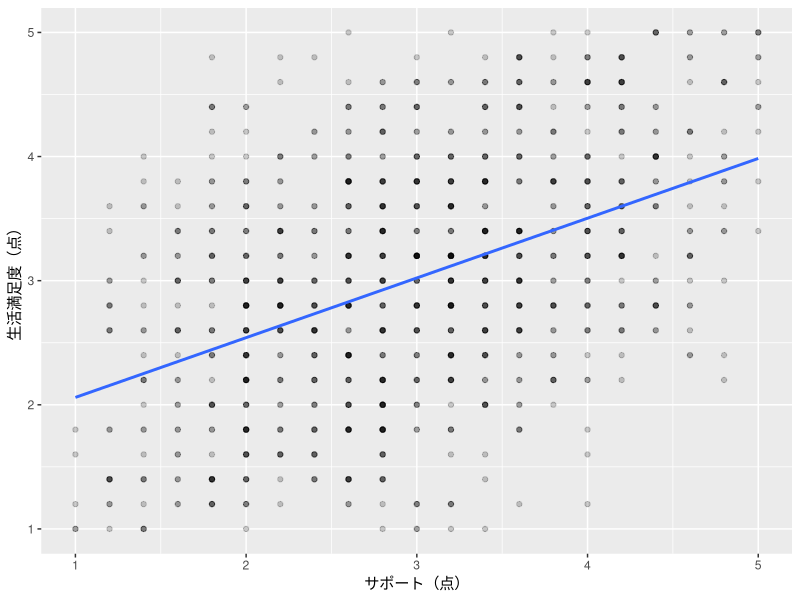
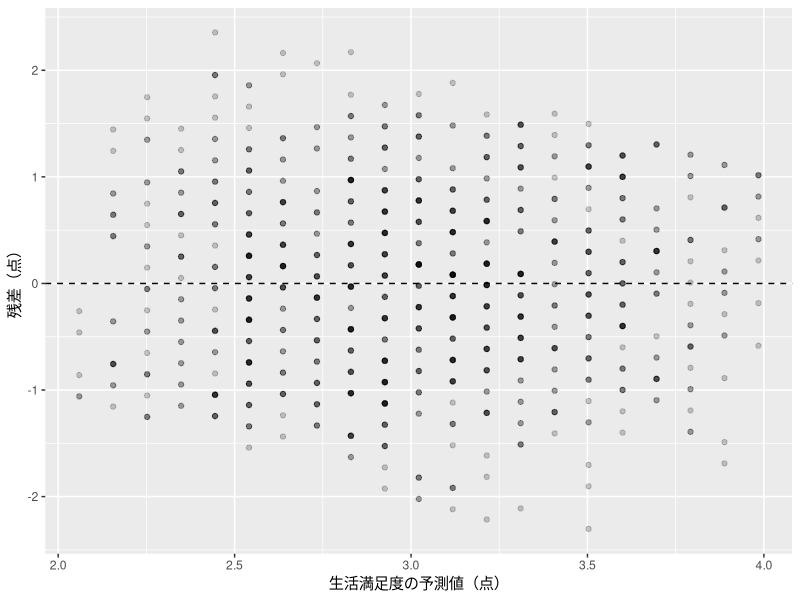
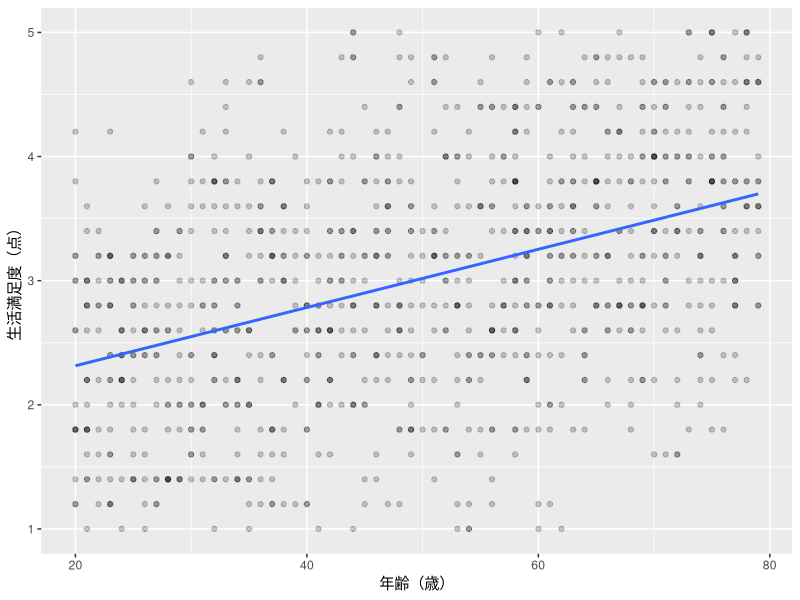

The R script that drew these images, in order:
## ---- chunk 1
#| label: regression-render-read
#| include: false
# 教材の描画には同梱CSVを使います。学生向けのコードは作業フォルダから読み込みます。
survey <- readr::read_csv("../data/mock_survey.csv", show_col_types = FALSE)
## ---- chunk 2
#| label: regression-data-check
dim(survey)
sum(is.na(survey))
## ---- chunk 3
#| label: regression-reverse
survey_scored <- survey |>
  dplyr::mutate(
    support_5_r = 6 - support_5,
    life_satisfaction_5_r = 6 - life_satisfaction_5
  )
## ---- chunk 4
#| label: regression-scores
survey_scored <- survey_scored |>
  dplyr::mutate(
    support_mean = (support_1 + support_2 + support_3 + support_4 + support_5_r) / 5,
    life_satisfaction_mean = (life_satisfaction_1 + life_satisfaction_2 +
      life_satisfaction_3 + life_satisfaction_4 + life_satisfaction_5_r) / 5
  )
## ---- chunk 5
#| label: regression-score-check
survey_scored |>
  dplyr::select(support_mean, life_satisfaction_mean) |>
  summary()
## ---- chunk 6
#| label: regression-fit
model_simple <- lm(life_satisfaction_mean ~ support_mean, data = survey_scored)
## ---- chunk 7
#| label: regression-summary
summary(model_simple)
nobs(model_simple)
## ---- chunk 8
#| label: fig-regression-scatter
#| fig-cap: "サポートと生活満足度。線は単回帰モデルによる予測値です。"
#| fig-alt: "横軸がサポート、縦軸が生活満足度の散布図。両方とも1〜5点で、右上がりの回帰直線の周囲に点が広がっています。"
ggplot2::ggplot(survey_scored,
                ggplot2::aes(x = support_mean, y = life_satisfaction_mean)) +
  ggplot2::geom_point(alpha = 0.2) +
  ggplot2::geom_smooth(method = "lm", formula = y ~ x, se = FALSE) +
  ggplot2::labs(x = "サポート（点）", y = "生活満足度（点）")
## ---- chunk 9
#| label: regression-residual-data
simple_diagnostics <- data.frame(
  fitted = fitted(model_simple),
  residual = residuals(model_simple)
)
## ---- chunk 10
#| label: fig-regression-residuals
#| fig-cap: "単回帰モデルの予測値と残差。水平線は残差0を表します。"
#| fig-alt: "横軸が生活満足度の予測値、縦軸が残差の散布図。残差0の上下に点があり、得点の上下限に対応して点群の外縁が斜めになっています。"
ggplot2::ggplot(simple_diagnostics, ggplot2::aes(x = fitted, y = residual)) +
  ggplot2::geom_point(alpha = 0.2) +
  ggplot2::geom_hline(yintercept = 0, linetype = "dashed") +
  ggplot2::labs(x = "生活満足度の予測値（点）", y = "残差（点）")
## ---- chunk 11
#| label: regression-multiple-fit
model_multiple <- lm(
  life_satisfaction_mean ~ support_mean + age,
  data = survey_scored
)
## ---- chunk 12
#| label: regression-multiple-summary
summary(model_multiple)
nobs(model_multiple)
## ---- chunk 13
#| label: regression-model-comparison
model_comparison <- data.frame(
  model = c("単回帰", "年齢を加えた重回帰"),
  support_coefficient = c(coef(model_simple)["support_mean"],
                          coef(model_multiple)["support_mean"]),
  r_squared = c(summary(model_simple)$r.squared,
                summary(model_multiple)$r.squared),
  n = c(nobs(model_simple), nobs(model_multiple))
)
model_comparison
## ---- chunk 14
#| label: regression-employment-dummy
survey_groups <- survey_scored |>
  dplyr::mutate(
    employed = dplyr::if_else(employment_status == "not_employed", 0L, 1L)
  )
## ---- chunk 15
#| label: regression-two-group-means
survey_groups |>
  dplyr::group_by(employed) |>
  dplyr::summarise(n = dplyr::n(), mean_satisfaction = mean(life_satisfaction_mean))
## ---- chunk 16
#| label: regression-dummy-fit
model_dummy <- lm(life_satisfaction_mean ~ employed, data = survey_groups)
summary(model_dummy)
## ---- chunk 17
#| label: regression-two-group-test
satisfaction_employed <- survey_groups |>
  dplyr::filter(employed == 1) |>
  dplyr::pull(life_satisfaction_mean)
satisfaction_not_employed <- survey_groups |>
  dplyr::filter(employed == 0) |>
  dplyr::pull(life_satisfaction_mean)

test_employment <- t.test(
  x = satisfaction_employed, y = satisfaction_not_employed,
  var.equal = TRUE
)
test_employment
## ---- chunk 18
#| label: regression-employment-factor
survey_groups <- survey_groups |>
  dplyr::mutate(
    employment = factor(
      employment_status,
      levels = c("not_employed", "regular", "nonregular", "self_employed")
    )
  )
## ---- chunk 19
#| label: regression-four-group-means
survey_groups |>
  dplyr::group_by(employment) |>
  dplyr::summarise(
    n = dplyr::n(),
    mean_satisfaction = mean(life_satisfaction_mean),
    mean_age = mean(age)
  )
## ---- chunk 20
#| label: regression-factor-fit
model_groups <- lm(life_satisfaction_mean ~ employment, data = survey_groups)
summary(model_groups)
## ---- chunk 21
#| label: regression-anova
anova_groups <- aov(life_satisfaction_mean ~ employment, data = survey_groups)
summary(anova_groups)
## ---- chunk 22
#| label: regression-exercise-age
model_age <- lm(life_satisfaction_mean ~ age, data = survey_scored)
summary(model_age)
nobs(model_age)
## ---- chunk 23
#| label: fig-regression-exercise-age
#| fig-cap: "年齢だけで生活満足度を説明する単回帰モデル。"
#| fig-alt: "横軸が20〜79歳の年齢、縦軸が1〜5点の生活満足度の散布図。回帰直線は右上がりです。"
ggplot2::ggplot(survey_scored,
                ggplot2::aes(x = age, y = life_satisfaction_mean)) +
  ggplot2::geom_point(alpha = 0.2) +
  ggplot2::geom_smooth(method = "lm", formula = y ~ x, se = FALSE) +
  ggplot2::labs(x = "年齢（歳）", y = "生活満足度（点）")
